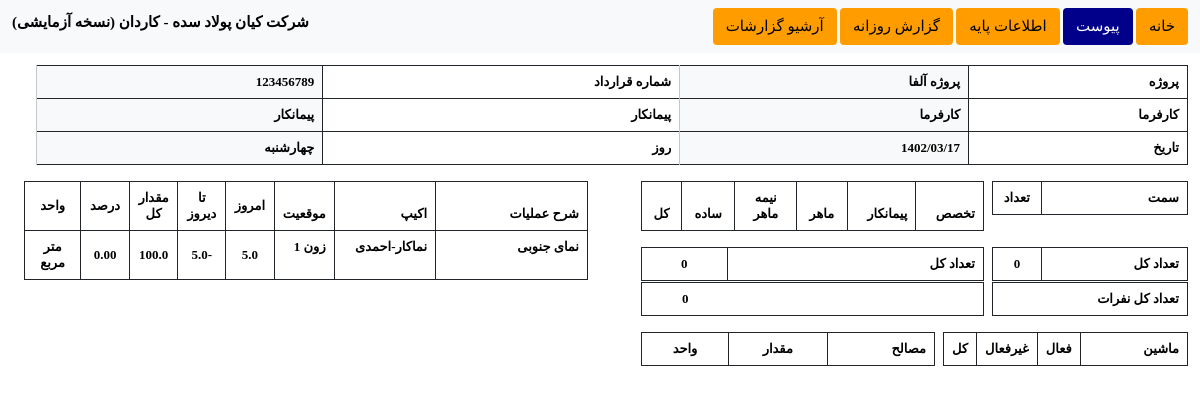
/home/daily-reports/28, run on the app's committed database.
### automation/models.py (models this page shows, shortened)
class DailyReport(models.Model):
    project_name = models.CharField(max_length=250, default="Automation Project")
    employer = models.CharField(max_length=250, default="Default Employer")
    employee = models.CharField(max_length=250, default="Default Employee")
    contract_number = models.CharField(max_length=15,
                                       validators=[RegexValidator(r'^\d{1,10}$', 'Enter a valid number.')],
                                       default="123456789")
    date = models.DateTimeField(default=jdatetime.datetime.now().strftime("%Y-%m-%d %H:%M:%S"))
    weekday = models.IntegerField(choices=WEEKDAY_CHOICES, default=datetime.now().weekday())
    positions = models.ManyToManyField(Position, through='PositionCount')
    countPositions = models.IntegerField(default=0)
    professions = models.ManyToManyField(Profession, through='ProfessionCount')
    countProfessions = models.IntegerField(default=0)
    countPeople = models.IntegerField(default=0)
    machines = models.ManyToManyField(Machine, through='MachineCount')
    countActiveMachines = models.IntegerField(default=0)
    countInactiveMachines = models.IntegerField(default=0)
    countAllMachines = models.IntegerField(default=0)
    materials = models.ManyToManyField(Material, through='MaterialCount')
    contractors = models.ManyToManyField(Contractor, through='ContractorCount')
    countContractors = models.IntegerField(default=0)
    equipes = models.ManyToManyField(Equipe, through='EquipeCount')
    countEquipes = models.IntegerField(default=0)
    tasks = models.ManyToManyField(Task, through="TaskReport")
    deletable = models.BooleanField(default=1)

class TaskReport(models.Model):
    task = models.ForeignKey(Task, on_delete=models.CASCADE)
    parent = models.ForeignKey('self', on_delete=models.CASCADE, blank=True, null=True)
    dailyReport = models.ForeignKey("DailyReport", on_delete=models.CASCADE)
    todayVolume = models.FloatField(default=0.0,)
    preDoneVolume = models.FloatField(default=0.0, )
    preDonePercentage = models.FloatField(default=0.0, )
    '''
    def update_children(self, parent=None):
        print("=========================")
        print("AAAA")
        children = TaskReport.objects.filter(parent=self)
        if not parent:
            parent = self.parent
        for child in children:
            print("New Child --------------")
            child.parent = parent
            child.save()
            if child.parent:
                child.task.doneVolume = child.parent.preDoneVolume + child.parent.todayVolume + child.todayVolume
                print(f"Done Volume Total : {child.parent.preDoneVolume} + {child.parent.todayVolume} + {child.todayVolume} = ", child.task.doneVolume)
            else:
                child.task.doneVolume = 0.0
            print(f"Done Volume Total : ", 0)
            child.task.update_percentage()
            print("Done Volume Total % : ", child.task.donePercentage)
            child.preDoneVolume = child.task.doneVolume
            child.preDonePercentage = child.preDoneVolume / child.task.totalVolume *100
            child.save()

            parent = child

            child.update_children(parent)
    '''
    class Meta:
        unique_together = ('dailyReport', 'task')

class Task(models.Model):
    unique_str = models.CharField(max_length=250, unique=True)
    name = models.CharField(max_length=250)
    equipe = models.ForeignKey(Equipe, on_delete=models.CASCADE)
    zone = models.ForeignKey(Zone, on_delete=models.CASCADE)
    totalVolume = models.FloatField(default=0.1,)
    unit = models.ForeignKey(Unit, on_delete=models.CASCADE)
    doneVolume = models.FloatField(default=0.0,)
    donePercentage = models.FloatField(default=0.0,)
    class Meta:
        unique_together = ('name', 'equipe', 'zone')

class Equipe(models.Model):
    profession = models.ForeignKey(Profession, on_delete=models.CASCADE)
    contractor = models.ForeignKey(Contractor, on_delete=models.CASCADE)
    name = models.CharField(max_length=150, unique=True, blank=True)
    class Meta:
        unique_together = ('profession', 'contractor')
    def __str__(self):
        return self.profession.name + "-" + self.contractor.name

class Profession(models.Model):
    name = models.CharField(max_length=250, unique=True,)

class Contractor(models.Model):
    name = models.CharField(max_length=150, unique=True)

class Zone(models.Model):
    name = models.CharField(max_length=250,)
    def __str__(self):
        return self.name

class Unit(models.Model):
    name = models.CharField(max_length=25, unique=True)
    def __str__(self):
        return self.name

### automation/views.py (the view)
# urls.py: path("home/daily-reports/<idd>", report_on_day),
def report_on_day(request, idd):
    report = get_object_or_404(DailyReport, pk=idd)
    positions = PositionCount.objects.filter(dailyReport=report)
    professions = ProfessionCount.objects.filter(dailyReport=report)
    machines = MachineCount.objects.filter(dailyReport=report)
    materials = MaterialCount.objects.filter(dailyReport=report)
    equipes = EquipeCount.objects.filter(dailyReport=report)
    tasks = TaskReport.objects.filter(dailyReport=report)
    other = {
        "weekday": report.get_weekday_display(),
        "date": report.date.strftime('%Y/%m/%d'),
    }
    context = {
        "report": report,
        "positions": positions,
        "professions": professions,
        "machines": machines,
        "materials": materials,
        "equipes": equipes,
        "tasks": tasks,
        "other": other,
    }
    return render(request, "print-report.html", context=context)

### automation/templates/automation/print-report.html (shortened to what this page needs)
{% extends "base.html" %}
{% load mathfilters %}
{% block content %}
    <div class="container-xxl px-4" style="margin-top: 1%;">
        <div class="row">
            <div class="row">
                <table class="table table-bordered border-dark" id="table-header" style="font-size: 13px;">
                    <thead class="">
                        <tr>
                            <th>پروژه</th>
                            <th class="table-light">{{ report.project_name }}</th>
                            <th>شماره قرارداد</th>
                            <th class="table-light">{{ report.contract_number }}</th>
                        </tr>
                        <tr>
                            <th>کارفرما</th>
                            <th class="table-light">{{ report.employer }}</th>
                            <th>پیمانکار</th>
                            <th class="table-light">{{ report.employee }}</th>
                        </tr>
                        <tr>
                            <th>تاریخ</th>
                            <th class="table-light">{{ other.date }}</th>
                            <th>روز</th>
                            <th class="table-light">{{ other.weekday }}</th>
                        </tr>
                    </thead>
                </table>
            </div>
            <div class="col-6">
                <div class="row" style="margin-bottom: 0; padding-bottom: 0">
                    <div class="col-4" style="padding: 0; margin: 0;">
                        <table class="table table-bordered border-dark" id="table-position" style="font-size: 13px;">
                            <thead class="">
                                <tr>
                                    <th style="width: 75%">سمت</th>
                                    <th style="text-align: center">تعداد</th>
                                </tr>
                            </thead>
                        </table>
                    </div>
                    <div class="col-7 me-2" style="padding: 0; margin: 0;">
                        <table class="table table-bordered border-dark" id="table-profession" style="font-size: 13px">
                            <thead class="">
                                <tr>
                                    <th>تخصص</th>
                                    <th>پیمانکار</th>
                                    <th style="text-align: center">ماهر</th>
                                    <th style="width: 18%; text-align: center">نیمه ماهر</th>
                                    <th style="text-align: center">ساده</th>
                                    <th style="text-align: center">کل</th>
                                </tr>
                            </thead>
                        </table>
                    </div>
                </div>
                <div class="row my-0" style="margin-bottom: 0; padding-bottom: 0">
                    <div class="col-4" style="padding: 0; margin: 0;">
                        <table class="table table-bordered border-dark" id="positionCount" style="font-size: 13px;">
                            <thead class="">
                            <tr>
                                <th style="width: 75%">تعداد کل</th>
                                <th style="text-align: center">{{ report.countPositions }}</th>
                            </tr>
                            </thead>
                        </table>
                    </div>
                    <div class="col-7 me-2" style="padding: 0; margin: 0;">
                        <table class="table table-bordered border-dark" id="professionCount" style="font-size: 13px">
                            <thead class="">
                                <tr>
                                    <th style="width: 75%" colspan="5">تعداد کل</th>
                                    <th style="text-align: center">{{ report.countProfessions }}</th>
                                </tr>
                            </thead>
                        </table>
                    </div>
                </div>
                <div class="row" style="margin-top: -15px;">
                    <div class="col-4" style="padding: 0; margin: 0;">
                        <table class="table table-bordered border-dark" style="margin-top: 0;">
                            <thead class="" style="font-size: 13px">
                                <tr>
                                    <th>تعداد کل نفرات</th>
                                </tr>
                            </thead>
                        </table>
                    </div>
                    <div class="col-7 me-2" style="padding: 0; margin: 0;">
                        <table class="table table-bordered border-dark" style="margin-top: 0;">
                            <thead class="" style="font-size: 13px">
                                <tr>
                                    <th style="text-align: left; padding-left: 40px">{{ report.countPeople }}</th>
                                </tr>
                            </thead>
                        </table>
                    </div>
                </div>
                <div class="row">
                    <div class="col-5" style="padding: 0; margin: 0;">
                        <table class="table table-bordered border-dark" id="table-machine" style="font-size: 13px">
                            <thead class="">
                                <tr>
                                    <th style="width: 60%">ماشین</th>
                                    <th style="text-align: center">فعال</th>
                                    <th style="text-align: center">غیرفعال</th>
                                    <th style="text-align: center">کل</th>
                                </tr>
                            </thead>
                        </table>
                    </div>
                    <div class="col-6 me-2" style="padding: 0; margin: 0;">
                        <table class="table table-bordered border-dark" id="table-material" style="font-size: 13px">
                            <thead class="">
                                <tr>
                                    <th>مصالح</th>
                                    <th style="text-align: center">مقدار</th>
                                    <th style="text-align: center">واحد</th>
                                </tr>
                            </thead>
                        </table>
                    </div>
                </div>
            </div>
            <div class="col-6">
                <table class="table table-bordered border-dark" id="table-task" style="font-size: 13px">
                <thead class="">
                    <tr class="">
                        <th class="" style="width: 27%">
                            شرح عملیات
                        </th>
                        <th class="" style="width: 18%" >
                            اکیپ
                        </th>
                        <th class="" style="width: 8%" >
                            موقعیت
                        </th>
                        <th class="text-centred" >
                            امروز
                        </th>
                        <th class="text-centred" >
                            تا دیروز
                        </th>
                        <th class="text-centred" >
                            مقدار کل
                        </th>
                        <th class="text-centred" >
                            درصد
                        </th>
                        <th class="text-centred" style="width: 10%">
                            واحد
                        </th>
                    </tr>
                </thead>
                <tbody>
                    {% for task in tasks %}
                        <tr  id="{{task.name}}-{{task.equipe}}-{{task.zone}}">
                            <td>
                                {{ task.task.name }}
                            </td>
                            <td>
                                {{ task.task.equipe }}
                            </td>
                            <td>
                                {{ task.task.zone }}
                            </td>
                            <td class="text-centred">
                                {{ task.todayVolume }}
                            </td>
                            <td class="text-centred">
                                {{ task.preDoneVolume|sub:task.todayVolume}}
                            </td>
                            <td class="text-centred">
                                {{ task.task.totalVolume }}
                            </td>
                            <td class="text-centred">
                                {{ task.preDonePercentage|floatformat:2 }}
                            </td>
                            <td class="text-centred">
                                {{ task.task.unit }}
                            </td>
                        </tr>
                    {% endfor %}
                </tbody>
            </table>
            </div>
        </div>
    </div>
{% endblock %}

### static/css/myStyle.css (style rules this page uses)
html * { font-family: "B Nazanin"; font-size: 13px; font-weight: bold; }
tbody * { font-family: "B Nazanin"; font-weight: bold; }
thead * { font-family: "B Yekan"; font-weight: bold; font-size: 13px; background-color: #ff9d00; }
td { width: 150px; }
.text-centred { vertical-align: middle; text-align: center; }

### data on the page
DailyReport: project_name "پروژه آلفا", contract_number "123456789", employer "کارفرما", employee "پیمانکار", countPositions "0", countProfessions "0", countPeople "0"
TaskReport: task.name "نمای جنوبی", task.equipe "نماکار-احمدی", task.zone "زون 1", todayVolume "5.0", preDoneVolume|sub "-5.0", task.totalVolume "100.0", preDonePercentage "0.00", task.unit "متر مربع"

### other printed values
{{ other.date }} "1402/03/17"
{{ other.weekday }} "چهارشنبه"
